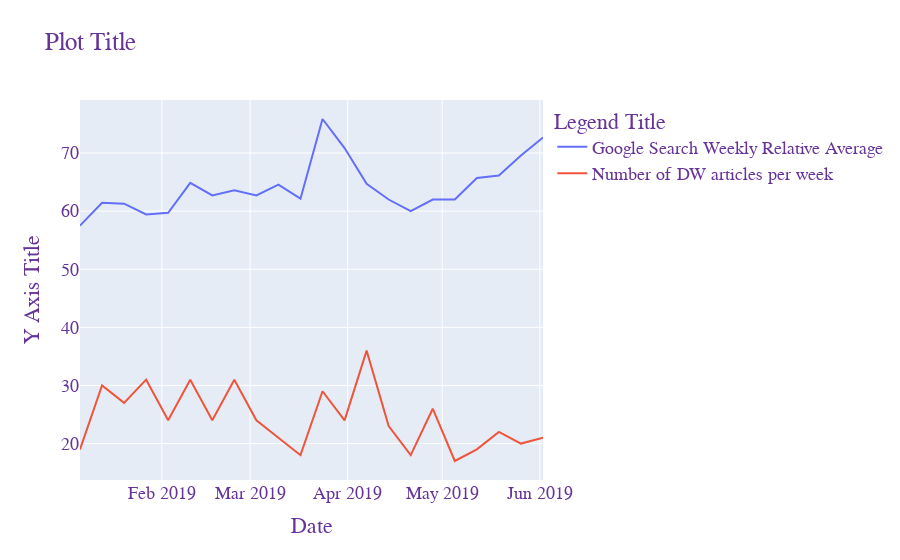
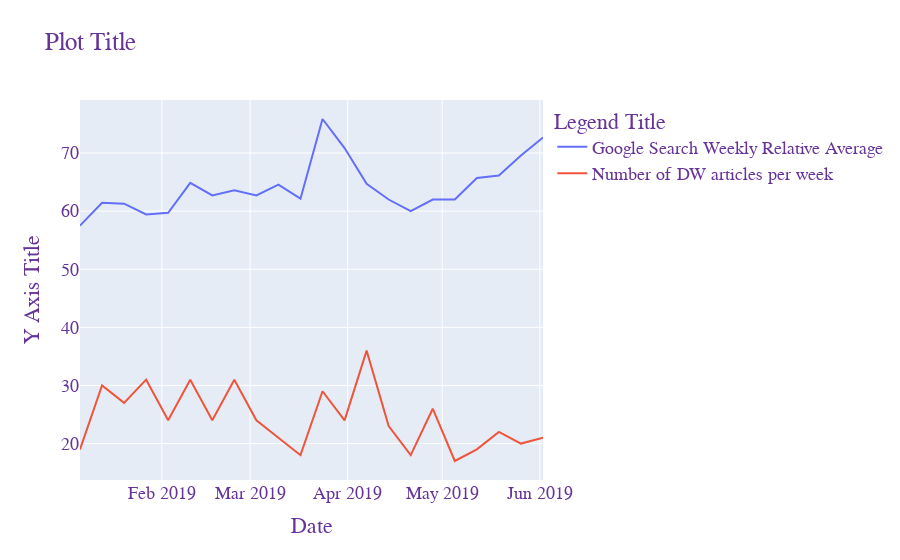

Notebook code for these charts, in order:
### Code cell
sys.path.append('..')

from models.MA_dw_to_google_pipeline import get_interest_over_time, get_dw_timeseries

app = Dash()

keyword_dropdown = dcc.Dropdown(options=['Germany', 'Donald Trump'], value='Germany')

app.layout = html.Div(children=[
    html.H1(children='Google Search Interest'),
    keyword_dropdown,
    dcc.Graph(id='search-graph')
])
@app.callback(
    Output(component_id='search-graph', component_property='figure'),
    Input(component_id=keyword_dropdown, component_property='value')
)
def update_graph(selected_keyword):
    google_df = get_interest_over_time(selected_keyword, start_date = '2019-01-01', end_date='2019-06-01')
    dw_mentions = get_dw_timeseries_FT(df_clean, selected_keyword, start = '2019-01-01', end='2019-06-01')
    line_fig = get_interest_over_time_plot(google_df,dw_mentions,selected_keyword)
    return line_fig

# Run local server
app.run_server(debug=True, port=8049, use_reloader=False)

### Figure 1 — Plotly figure (JSON) as saved in the notebook; plotly's stock layout.template omitted (floating-point values rounded to 4 significant figures)
{"data": [{"name": "Google Search Weekly Relative Average", "type": "scatter", "x": ["2019-01-06T00:00:00", "2019-01-13T00:00:00", "2019-01-20T00:00:00", "2019-01-27T00:00:00", "2019-02-03T00:00:00", "2019-02-10T00:00:00", "2019-02-17T00:00:00", "2019-02-24T00:00:00", "2019-03-03T00:00:00", "2019-03-10T00:00:00", "2019-03-17T00:00:00", "2019-03-24T00:00:00", "2019-03-31T00:00:00", "2019-04-07T00:00:00", "2019-04-14T00:00:00", "2019-04-21T00:00:00", "2019-04-28T00:00:00", "2019-05-05T00:00:00", "2019-05-12T00:00:00", "2019-05-19T00:00:00", "2019-05-26T00:00:00", "2019-06-02T00:00:00"], "y": [57.5, 61.43, 61.29, 59.43, 59.71, 64.86, 62.71, 63.57, 62.71, 64.57, 62.14, 75.86, 70.86, 64.71, 62, 60, 62, 62, 65.71, 66.14, 69.57, 72.67]}, {"name": "Number of DW articles per week", "type": "scatter", "x": ["2019-01-06T00:00:00", "2019-01-13T00:00:00", "2019-01-20T00:00:00", "2019-01-27T00:00:00", "2019-02-03T00:00:00", "2019-02-10T00:00:00", "2019-02-17T00:00:00", "2019-02-24T00:00:00", "2019-03-03T00:00:00", "2019-03-10T00:00:00", "2019-03-17T00:00:00", "2019-03-24T00:00:00", "2019-03-31T00:00:00", "2019-04-07T00:00:00", "2019-04-14T00:00:00", "2019-04-21T00:00:00", "2019-04-28T00:00:00", "2019-05-05T00:00:00", "2019-05-12T00:00:00", "2019-05-19T00:00:00", "2019-05-26T00:00:00", "2019-06-02T00:00:00"], "y": [19, 30, 27, 31, 24, 31, 24, 31, 24, 21, 18, 29, 24, 36, 23, 18, 26, 17, 19, 22, 20, 21]}], "layout": {"font": {"color": "RebeccaPurple", "family": "Courier New, monospace", "size": 18}, "legend": {"title": {"text": "Legend Title"}}, "title": {"text": "Plot Title"}, "xaxis": {"title": {"text": "Date"}}, "yaxis": {"title": {"text": "Y Axis Title"}}}}

### Figure 2 — Plotly figure (JSON) as saved in the notebook; plotly's stock layout.template omitted (floating-point values rounded to 4 significant figures)
{"data": [{"name": "Google Search Weekly Relative Average", "type": "scatter", "x": ["2019-01-06T00:00:00", "2019-01-13T00:00:00", "2019-01-20T00:00:00", "2019-01-27T00:00:00", "2019-02-03T00:00:00", "2019-02-10T00:00:00", "2019-02-17T00:00:00", "2019-02-24T00:00:00", "2019-03-03T00:00:00", "2019-03-10T00:00:00", "2019-03-17T00:00:00", "2019-03-24T00:00:00", "2019-03-31T00:00:00", "2019-04-07T00:00:00", "2019-04-14T00:00:00", "2019-04-21T00:00:00", "2019-04-28T00:00:00", "2019-05-05T00:00:00", "2019-05-12T00:00:00", "2019-05-19T00:00:00", "2019-05-26T00:00:00", "2019-06-02T00:00:00"], "y": [57.5, 61.43, 61.29, 59.43, 59.71, 64.86, 62.71, 63.57, 62.71, 64.57, 62.14, 75.86, 70.86, 64.71, 62, 60, 62, 62, 65.71, 66.14, 69.57, 72.67]}, {"name": "Number of DW articles per week", "type": "scatter", "x": ["2019-01-06T00:00:00", "2019-01-13T00:00:00", "2019-01-20T00:00:00", "2019-01-27T00:00:00", "2019-02-03T00:00:00", "2019-02-10T00:00:00", "2019-02-17T00:00:00", "2019-02-24T00:00:00", "2019-03-03T00:00:00", "2019-03-10T00:00:00", "2019-03-17T00:00:00", "2019-03-24T00:00:00", "2019-03-31T00:00:00", "2019-04-07T00:00:00", "2019-04-14T00:00:00", "2019-04-21T00:00:00", "2019-04-28T00:00:00", "2019-05-05T00:00:00", "2019-05-12T00:00:00", "2019-05-19T00:00:00", "2019-05-26T00:00:00", "2019-06-02T00:00:00"], "y": [19, 30, 27, 31, 24, 31, 24, 31, 24, 21, 18, 29, 24, 36, 23, 18, 26, 17, 19, 22, 20, 21]}], "layout": {"font": {"color": "RebeccaPurple", "family": "Courier New, monospace", "size": 18}, "legend": {"title": {"text": "Legend Title"}}, "title": {"text": "Plot Title"}, "xaxis": {"title": {"text": "Date"}}, "yaxis": {"title": {"text": "Y Axis Title"}}}}
